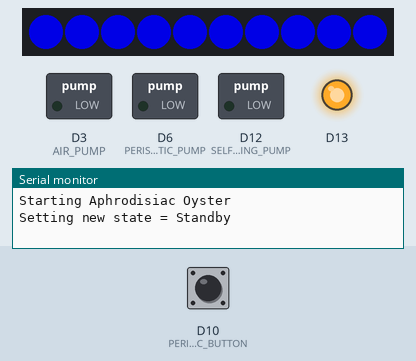
Bench run of a sketch on a simulated Adafruit Circuit Playground Express. Parts: 10 RGB LEDs in strip order, left to right, switched loads named in the sketch (green lamp = pin HIGH), output pins drawn as LEDs (lit = HIGH), the last lines printed to the serial monitor. The inputs (shaded band) are chosen by the test bench; at power-on: D10 (PERISTALTIC_BUTTON) LOW. Dim RGB values are drawn brighter than linear.

Above: at 2.2 s.
2.3 s: D10 (PERISTALTIC_BUTTON) pulled HIGH for 0.15 s
At 2.6 s:
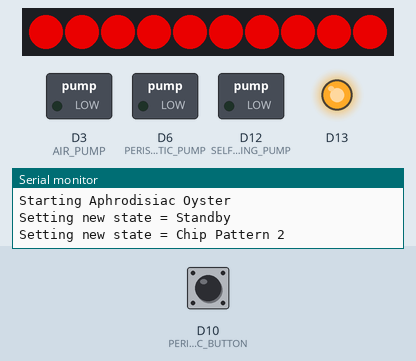
At 7.52 s:
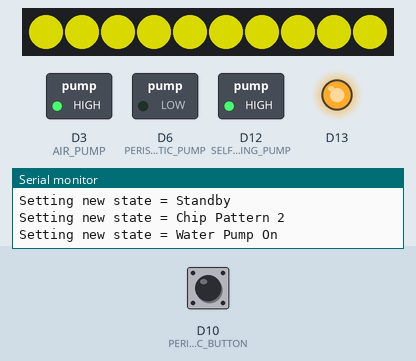
Timing chart, 0 to 18.8 s (numbered marks = the images above; inputs shaded):
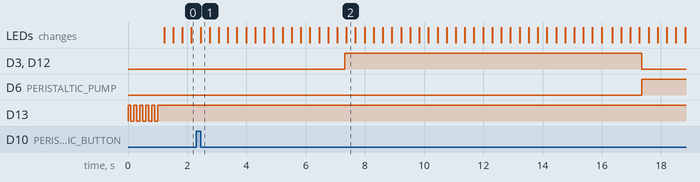

The sketch:

AphrodisiacOyster.ino
```cpp
/*
  Aphrodisiac Oyster
  A project by Stephanie Rothenberg in consultation with Scott Kildall

  Motor controller that uses two momentary switches to turn two motors
  on and off through a Darlington transitor (ULN2803). Each channel of the
  transistor is also connected in parallel to an LED.
*/

// Leave uncommented if we are using the Circuit Playground chip, otherwise comment
// out the #define below
#define CIRCUIT_PLAYGROUND

#ifdef CIRCUIT_PLAYGROUND
  #include <Adafruit_CircuitPlayground.h>
#endif

#include "MSTimer.h"

//========== PIN NUMBERS for the two pumps + LEDs that run in parallel ============
#define PERISTALTIC_PUMP (6)
#define SELF_PRIMING_PUMP (12)
#define AIR_PUMP (3)

#define PERISTALTIC_BUTTON (10)
#define SELF_PRIMING_BUTTON (9)
#define AIR_BUTTON (2)

//========== TIMERS for the Interaction ============
// Timer Variables
MSTimer standbyTimer;
MSTimer chipPattern1Timer;
MSTimer chipPattern2Timer;
MSTimer waterPumpOnTimer;
MSTimer airPumpOnTimer;
MSTimer peristalticPumpOnTimer;

// how long for each timer
#define STANDBY_TIMER_MS (10 * 1000)      // 60
#define CHIPPATTERN1_TIMER_MS (5 * 1000)
#define CHIPPATTERN2_TIMER_MS (5 * 1000)
#define WATERPUMPON_TIMER_MS (10 * 1000)
#define AIRPUMPON_TIMER_MS (10 * 1000)
#define PERISTALTICPUMPON_TIMER_MS (5 * 1000)

//========== STATES for the Interaction ============
int state;      // this global variable for interaction state

// constants for each state (more readable than #define)
const int kStateStandby = 0;
const int kStateChipPattern1 = 1;     // auto-cycle
const int kStateChipPattern2 = 2;     // dispense cycle
const int kStateWaterPumpOn = 3;      // air/water on cycle
const int kStatePeristalticPumpOn = 4;

//========== STATES for Light Patterns ============
int lightPatternNum;      // this global variable for interaction state

// constants for each light pattern
const int kLightPatternStandby = 1000;
const int kLightPatternDispenseCycle = 1001;        // if btn pressed to dispense so chip pattern2
const int kLightPatternAutoCycle = 1002;          // if btn is not pressed, chip pattern 1
const int kLightPatternWaterPumpOn = 1003;
const int kLightPatternPeristalticPumpOn = 1004;


// global variables for color and brightness for Neopixels
int r = 255;
int g = 255;
int b = 255;
int brightness = 128;
int brightDir = 1;

// tracks whether dispense button was pressed for the WaterPumpOn state
boolean bDispenseButtonPressed;

void setup() {
  Serial.begin(115200);
  Serial.println("Starting Aphrodisiac Oyster");

  #ifdef CIRCUIT_PLAYGROUND
    CircuitPlayground.begin();
  #endif

  //-- set our two pins to output
  pinMode(PERISTALTIC_PUMP, OUTPUT);
  pinMode(SELF_PRIMING_PUMP, OUTPUT);
  pinMode(AIR_PUMP, OUTPUT);

  pinMode(PERISTALTIC_BUTTON, INPUT);
  pinMode(SELF_PRIMING_BUTTON, INPUT);
  pinMode(AIR_BUTTON, INPUT);


  //-- Blink LEDs 3 times upon startup
  //-- we might want to change this later to have a LED indicating power only
  /*for( int i = 0; i < 3; i++ ) {
    digitalWrite(PERISTALTIC_PUMP, HIGH);   // turn the LED on (HIGH is the voltage level)
    delay(100);                       // wait for a second
    digitalWrite(PERISTALTIC_PUMP, LOW);    // turn the LED off by making the voltage LOW
    delay(100);
  }*/

  #ifdef CIRCUIT_PLAYGROUND
    for( int i = 0; i < 5; i++ ) {
      CircuitPlayground.redLED(HIGH);
      delay(100);
      CircuitPlayground.redLED(LOW);
      delay(100);
    }
    CircuitPlayground.redLED(HIGH);

    // 10 built-in NeoPixels, set all to blue
    for( int i = 0; i < 10; i++ ) {
      CircuitPlayground.setPixelColor(i, 0,0,255);
    }
  #endif

  setupTimers();

  // set initial state to standby mode
  setState(kStateStandby);
}

//-- track button input and activate the appropriate LED/motor
void loop() {
  //-- Interactive mode for all buttons (for testing)
  //checkPeristalticPump();
  //checkSelfPrimingPump();
  //checkAirPump();

  // check timers to see if the states have changed
  // (code would go here)
  updateState();

  // update light patterns based on the light pattern number
  updateLightPattern();
}

//-- initializes all the timers (in milliseconds) using the #define variables
void setupTimers() {
  standbyTimer.setTimer(STANDBY_TIMER_MS);
  chipPattern1Timer.setTimer(CHIPPATTERN1_TIMER_MS);
  chipPattern2Timer.setTimer(CHIPPATTERN2_TIMER_MS);
  waterPumpOnTimer.setTimer(WATERPUMPON_TIMER_MS);
  airPumpOnTimer.setTimer(AIRPUMPON_TIMER_MS);
  peristalticPumpOnTimer.setTimer(PERISTALTICPUMPON_TIMER_MS);
}

//-- change the state of the machine, use if instead of switch for readability
//-- we will activate different light patterns, depending on the state
//-- we will turn pumps on/off, depending on the state
void setState(const int newState) {
  Serial.print("Setting new state = ");

  if( newState == kStateStandby ) {
     Serial.println("Standby");
     standbyTimer.start();
     lightPatternNum = kLightPatternStandby;

     // turn all pumps off
     digitalWrite(PERISTALTIC_PUMP, LOW);
     digitalWrite(SELF_PRIMING_PUMP, LOW);
     digitalWrite(AIR_PUMP, LOW);
  }
  else if( newState == kStateChipPattern1 ) {
    Serial.println("Chip Pattern 1");
     chipPattern1Timer.start();
     lightPatternNum = kLightPatternAutoCycle;
  }
  else if( newState == kStateChipPattern2 ) {
    Serial.println("Chip Pattern 2");
     chipPattern2Timer.start();
     lightPatternNum = kLightPatternDispenseCycle;
  }
  else if( newState == kStateWaterPumpOn ) {
    Serial.println("Water Pump On");
     waterPumpOnTimer.start();

     //-- keep same light pattern as the chip cycle
     lightPatternNum = kLightPatternWaterPumpOn;

     // set flag to indicate which state to go to after this state
     if( state == kStateChipPattern1 )
      bDispenseButtonPressed = false;
     else
      bDispenseButtonPressed = true;

     // turn air and water pump on, peristaltic is off
     digitalWrite(PERISTALTIC_PUMP, LOW);
     digitalWrite(SELF_PRIMING_PUMP, HIGH);
     digitalWrite(AIR_PUMP, HIGH);
  }
  else if( newState == kStatePeristalticPumpOn ) {
    Serial.println("Peristaltic Pump On");
     peristalticPumpOnTimer.start();
     lightPatternNum = kLightPatternPeristalticPumpOn;

     // turn air and water pump off, peristaltic is on
     digitalWrite(PERISTALTIC_PUMP, HIGH);
     digitalWrite(SELF_PRIMING_PUMP, LOW);
     digitalWrite(AIR_PUMP, LOW);
  }

  state = newState;
}

//-- add debounce code later
boolean dispenseButtonPressed() {
  return digitalRead(PERISTALTIC_BUTTON);
}

//-- check to see if the peristaltic button is being pressed and then turn on that pump
void checkPeristalticPump() {
  // Check for peristanlic pump on/off
  // (code will be more precise, later — add debounce)
  boolean pumpOn = digitalRead(PERISTALTIC_BUTTON);
  if( pumpOn )
    digitalWrite(PERISTALTIC_PUMP, HIGH);
  else
    digitalWrite(AIR_PUMP, LOW);
}

//-- check to see if the self priming button is being pressed and then turn on that pump
void checkSelfPrimingPump() {
  // Check for self-priming pump on/off
  // (code will be more precise, later — add debounce)
  boolean pumpOn = digitalRead(SELF_PRIMING_BUTTON);
  if( pumpOn )
    digitalWrite(SELF_PRIMING_PUMP, HIGH);
  else
    digitalWrite(SELF_PRIMING_PUMP, LOW);
}

//-- check to see if the air button is being pressed and then turn on that pump
void checkAirPump() {
  // Check for self-priming pump on/off
  // (code will be more precise, later — add debounce)
  boolean pumpOn = digitalRead(AIR_BUTTON);
  if( pumpOn )
    digitalWrite(AIR_PUMP, HIGH);
  else
    digitalWrite(AIR_PUMP, LOW);
}

//-- look at timers, etc and change the state
void updateState() {
  int newState = state;     // save current, new state may change with buttons, etc

  // STANDBY
  if( state == kStateStandby ) {
    if( dispenseButtonPressed() )
      newState = kStateChipPattern2;
    else if( standbyTimer.isExpired() )
      newState = kStateChipPattern1;
  }

  // CHIP PATTERN 1
  if( state == kStateChipPattern1 ) {
    if( chipPattern1Timer.isExpired() )
      newState = kStateWaterPumpOn;
  }

  // CHIP PATTERN 2
  if( state == kStateChipPattern2 ) {
    if( chipPattern2Timer.isExpired() )
      newState = kStateWaterPumpOn;
  }

  // AIR/WATER PUMP ON VIA CHIP PATTERN 1
 if( state == kStateWaterPumpOn ) {
    if( waterPumpOnTimer.isExpired() ) {
      if( bDispenseButtonPressed )
        newState = kStatePeristalticPumpOn;
       else
        newState = kStateStandby;
    }
  }

  // PERISTALTIC PUMP ON
  if( state == kStatePeristalticPumpOn ) {
    if( peristalticPumpOnTimer.isExpired() )
      newState = kStateStandby;
  }

  // check to see if the state has changed
  if( newState != state )
    setState(newState);
}


//-- looks at the light pattern number and will update the Neopixels on the Circuit Playground board
void updateLightPattern() {
  if( lightPatternNum == kLightPatternStandby )
    adjustLightPatternStandby();
  else if( lightPatternNum == kLightPatternAutoCycle )
    adjustLightPatternAutoCycle();
  else if( lightPatternNum == kLightPatternDispenseCycle )
    adjustLightPatternDispenseCycle();
  else if( lightPatternNum == kLightPatternWaterPumpOn )
    adjustLightPatternWaterPumpOn();
  else if( lightPatternNum == kLightPatternPeristalticPumpOn )
    adjustLightPatternPeristalticPumpOn();


  // global change using brightness and the r,g, b global variables
  // all NeoPixels will do the same exact thing
  #ifdef CIRCUIT_PLAYGROUND
    CircuitPlayground.setBrightness(brightness);
      for( int i = 0; i < 10; i++ ) {
      CircuitPlayground.setPixelColor(i, r, g, b);
    }
  #endif
}


// pulsating blue pattern
void adjustLightPatternStandby() {
  r = 0;
  g = 0;
  b = 255;

  brightness = brightness + brightDir;

  if( brightness < 128 ) {
    brightness = 128;
    brightDir = 1;    // start fading up
  }
  else if( brightness > 255 ) {
    brightness = 255;
    brightDir = -1;   // start fading down
  }

  delay(20);
}

// pulsating green pattern
void adjustLightPatternAutoCycle() {
  r = 0;
  g = 255;
  b = 0;

  brightness = brightness + brightDir;

  if( brightness < 128 ) {
    brightness = 128;
    brightDir = 1;    // start fading up
  }
  else if( brightness > 255 ) {
    brightness = 255;
    brightDir = -1;   // start fading down
  }

  delay(20);
}


// pulsating red pattern
void adjustLightPatternDispenseCycle() {
  r = 255;
  g = 0;
  b = 0;

  brightness = brightness + brightDir;

  if( brightness < 128 ) {
    brightness = 128;
    brightDir = 1;    // start fading up
  }
  else if( brightness > 255 ) {
    brightness = 255;
    brightDir = -1;   // start fading down
  }

  delay(20);
}

// pulsating yellowy pattern
void adjustLightPatternWaterPumpOn() {
  r = 255;
  g = 255;
  b = 0;

  brightness = brightness + brightDir;

  if( brightness < 128 ) {
    brightness = 128;
    brightDir = 1;    // start fading up
  }
  else if( brightness > 255 ) {
    brightness = 255;
    brightDir = -1;   // start fading down
  }

  delay(20);
}

// pulsating purple pattern
void adjustLightPatternPeristalticPumpOn() {
  r = 255;
  g = 0;
  b = 255;

  brightness = brightness + brightDir;

  if( brightness < 128 ) {
    brightness = 128;
    brightDir = 1;    // start fading up
  }
  else if( brightness > 255 ) {
    brightness = 255;
    brightDir = -1;   // start fading down
  }

  delay(20);
}
```

MSTimer.cpp
```cpp
/*
  MSTimer: Simple timer class for Arduino, makes code a lot cleaner


*/

#include "Arduino.h"
#include "MSTimer.h"


MSTimer::MSTimer() {
  duration = 0;
}

int MSTimer::isExpired() {
  return( (startTime + duration) < millis() );
}

void MSTimer::start() {
   startTime = millis();
}
void MSTimer::setTimer(unsigned long _duration) {
   duration = _duration;
   start();
}
```

MSTimer.h
```cpp
/*
  MSTimer: Simple timer class for Arduino, makes code a lot cleaner

  Written by Scott Kildall
  https://github.com/scottkildall
  www.kildall.com
*/


#ifndef CLASS_MSTimer
#define CLASS_MSTimer

class MSTimer
{
  public:
    MSTimer();

    int isExpired();
    void setTimer( unsigned long _duration );  // will also start the time
    void start();

    unsigned long startTime;
    unsigned long duration;
  private:

};

#endif // CLASS_MSTimer
```

Measured:
- after the input at 2.3 s, D3 (AIR_PUMP), D12 (SELF_PRIMING_PUMP): LOW → HIGH after 5.0 s instead of 13.7 s; D6 (PERISTALTIC_PUMP): LOW → HIGH after 15.0 s; the LEDs: change after 0.15 s (image 1)
